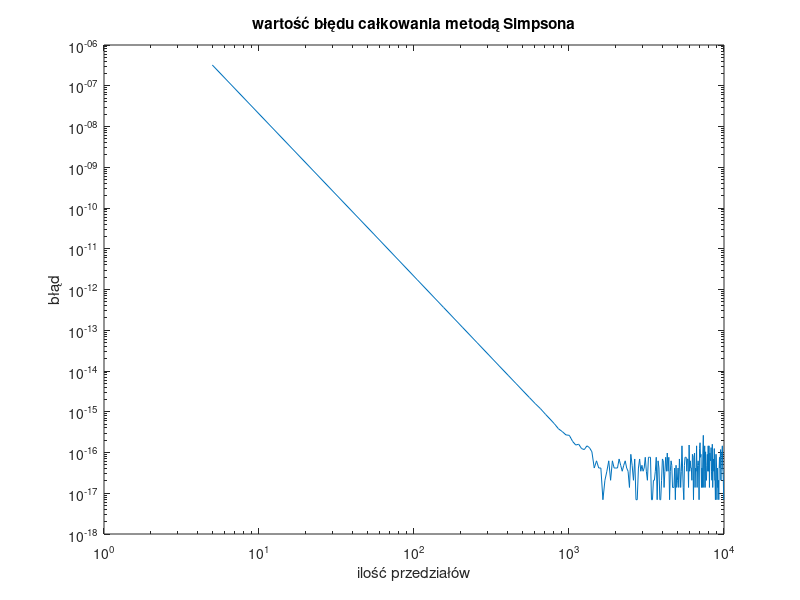

Write MATLAB code to recreate this figure.
function [ft_5, integral_1000, Nt, integration_error] = simpson_rule_accuracy_evaluation()
    % Funkcja służy do numerycznego obliczania całki oznaczonej metodą Simpsona
    % z funkcji gęstości prawdopodobieństwa awarii urządzenia elektronicznego.
    % Jej celem jest porównanie dokładności obliczeń
    % w zależności od liczby zastosowanych podprzedziałów całkowania.
    %
    % ft_5 – wartość funkcji gęstości prawdopodobieństwa obliczona dla t = 5.
    %
    % integral_1000 – przybliżona wartość całki oznaczonej na przedziale [0, 5]
    %   wyznaczona metodą Simpsona dla liczby podprzedziałów wynoszącej 1000.
    %
    % integration_error – wektor zawierający błędy bezwzględne numerycznego
    %   wyznaczenia wartości całki oznaczonej. Wartość integration_error(1,i)
    %   oznacza błąd obliczenia całki dla Nt(1,i) podprzedziałów:
    %   integration_error(1, i) = abs(integral_approximation - reference_value),
    %   gdzie reference_value to wzorcowa wartość całki.
    %
    % Nt – wektor wierszowy zawierający liczby podprzedziałów całkowania,
    %   dla których wyznaczane są przybliżenia całki i obliczany jest błąd.

    reference_value = 0.0473612919396179; % wartość referencyjna całki

    ft_5 = failure_density_function(5);
    N = 1000; % liczba podprzedziałów całkowania
    x = linspace(0,5,N+1); % liczba punktów = liczba podprzedziałów całkowania + 1
    integral_1000 = simpson_rule(x);

    Nt = 5:50:10^4;
    integration_error = zeros(1, length(Nt));
    for i=1:length(Nt)
        x = linspace(0,5,Nt(i)+1); % liczba punktów = liczba podprzedziałów całkowania + 1
        integration_error(i) = abs(simpson_rule(x) - reference_value);
    end
    loglog(Nt, integration_error);
    xlabel("ilość przedziałów");
    ylabel("błąd");
    title("wartość błędu całkowania metodą Simpsona");

end

function integral_approximation = simpson_rule(x)
    % Oblicza przybliżoną wartość całki oznaczonej z funkcji gęstości
    % prawdopodobieństwa (failure_density_function) przy użyciu
    % metody Simpsona.
    %
    % x – wektor rosnących wartości określających końce przedziałów całkowania.
    %     Dla n-elementowego wektora x zdefiniowanych jest n−1 przedziałów
    %     całkowania: [x(1), x(2)], [x(2), x(3)], ..., [x(n−1), x(n)].
    %
    % integral_approximation – przybliżona wartość całki oznaczonej


    midpoints = (x(1, 1:end-1) + x(1, 2:end)) ./ 2;
    delta = (x(end) - x(1)) / (length(x)-1);
    f1 = failure_density_function(x(1, 1:end-1));
    f2 = failure_density_function(midpoints);
    f3 = failure_density_function(x(1, 2:end));
    integral_approximation = sum(f1 + 4.*f2 + f3) * delta / 6;
end

function ft = failure_density_function(t)
    % Zwraca wartości funkcji gęstości prawdopodobieństwa wystąpienia awarii
    % urządzenia elektronicznego dla zadanych wartości czasu t.
    %
    % t – wektor wartości czasu (wyrażonych w latach), dla których obliczane
    %   są wartości funkcji gęstości prawdopodobieństwa.
    %
    % ft – wektor zawierający wartości funkcji gęstości prawdopodobieństwa
    %      odpowiadające kolejnym elementom wektora t.

    ft = 1/(3*sqrt(2*pi))*exp(-(t-10).^2/18);
end